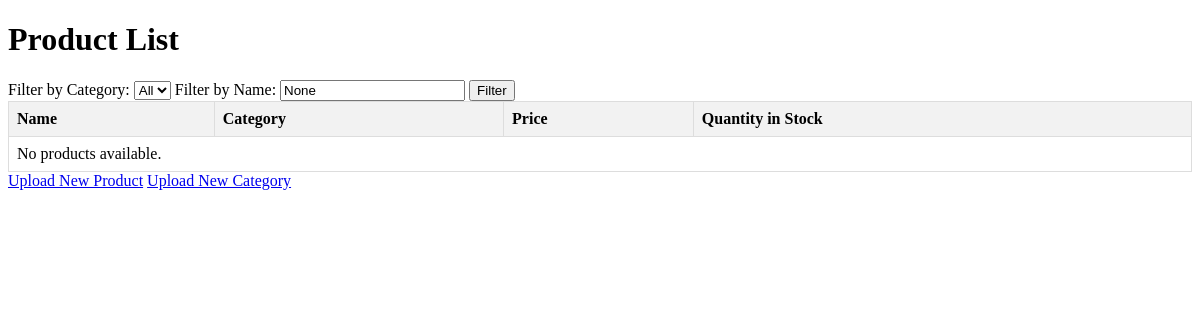
Page /inventory/products/ on the earlier database version.
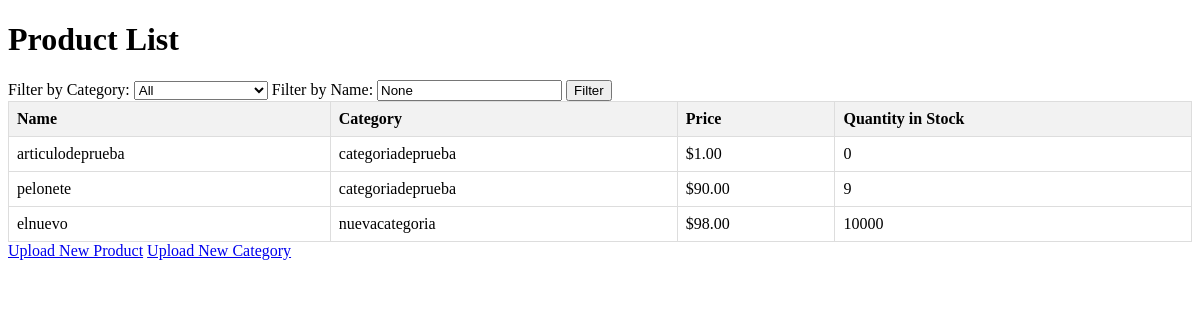
Same page on the later database version.
### inventory/models.py (models this page shows)
class Product(models.Model):
    COLOR_BRONZE = 'BR'
    COLOR_SILVER = 'SI'
    COLOR_GOLD = 'GO'
    COLOR_CHOICES = [
        (COLOR_BRONZE,'Bronze'),
        (COLOR_SILVER,'Silver'),
        (COLOR_GOLD,'Gold')
    ]
    sku = models.CharField(max_length=10, primary_key=True)
    name = models.CharField(max_length=255) # varchar 255
    description = models.TextField()
    creation_date = models.DateTimeField(auto_now_add=True)
    last_update = models.DateTimeField(auto_now=True)
    color = models.CharField(max_length=2, choices=COLOR_CHOICES, default=COLOR_GOLD)
    category = models.ForeignKey(Category, on_delete=models.PROTECT)
    price = models.DecimalField(max_digits=10, decimal_places=2)
    quantity_in_stock = models.PositiveIntegerField()  # Available stock quantity

class Category(models.Model):
    name = models.CharField(max_length=255) # varchar 255

### inventory/views.py (the view)
# urls.py: path('products/', views.product_list, name='product_list')
def product_list(request):
    products = Product.objects.all()  # Get all products
    categories = Category.objects.all()  # Get all categories for filtering
    category_filter = request.GET.get('category')
    name_filter = request.GET.get('name')
    if category_filter:
        products = products.filter(category__name=category_filter)
    if name_filter:
        products = products.filter(name__icontains=name_filter)  # Case-insensitive search
    return render(request, 'product_list.html', {
        'products': products,
        'categories': categories,
        'category_filter': category_filter,
        'name_filter': name_filter,
    })

### inventory/templates/product_list.html (shortened to what this page needs)
<!DOCTYPE html>
<html lang="en">
<head>
</head>
<body>
    <h1>Product List</h1>
    <form method="get">
        <label for="category">Filter by Category:</label>
        <select name="category" id="category">
            <option value="">All</option>
        </select>
        <label for="name">Filter by Name:</label>
        <input type="text" name="name" id="name" value="{{ name_filter }}" placeholder="Enter product name">
        <button type="submit">Filter</button>
    </form>
    <table>
        <thead>
            <tr>
                <th>Name</th>
                <th>Category</th>
                <th>Price</th>
                <th>Quantity in Stock</th>
            </tr>
        </thead>
        <tbody>
            {% for product in products %}
                <tr>
                    <td>{{ product.name }}</td>
                    <td>{{ product.category.name }}</td>
                    <td>${{ product.price }}</td>
                    <td>{{ product.quantity_in_stock }}</td>
                </tr>
            {% empty %}
                <tr>
                    <td colspan="4">No products available.</td>
                </tr>
            {% endfor %}
        </tbody>
    </table>
    <a href="{% url 'upload_product' %}">Upload New Product</a>
    <a href="{% url 'upload_category' %}">Upload New Category</a>
</body>
</html>

### inventory/templates/product_list.html (style rules this page uses)
table { width: 100%; border-collapse: collapse; }
th, td { border: 1px solid #ddd; padding: 8px; text-align: left; }
th { background-color: #f2f2f2; }

Differences in the rows shown:
added Product: name "articulodeprueba", category.name "categoriadeprueba", price "1.00", quantity_in_stock "0"
added Product: name "pelonete", category.name "categoriadeprueba", price "90.00", quantity_in_stock "9"
added Product: name "elnuevo", category.name "nuevacategoria", price "98.00", quantity_in_stock "10000"
Other differences:
text no longer shown: "No products available."
